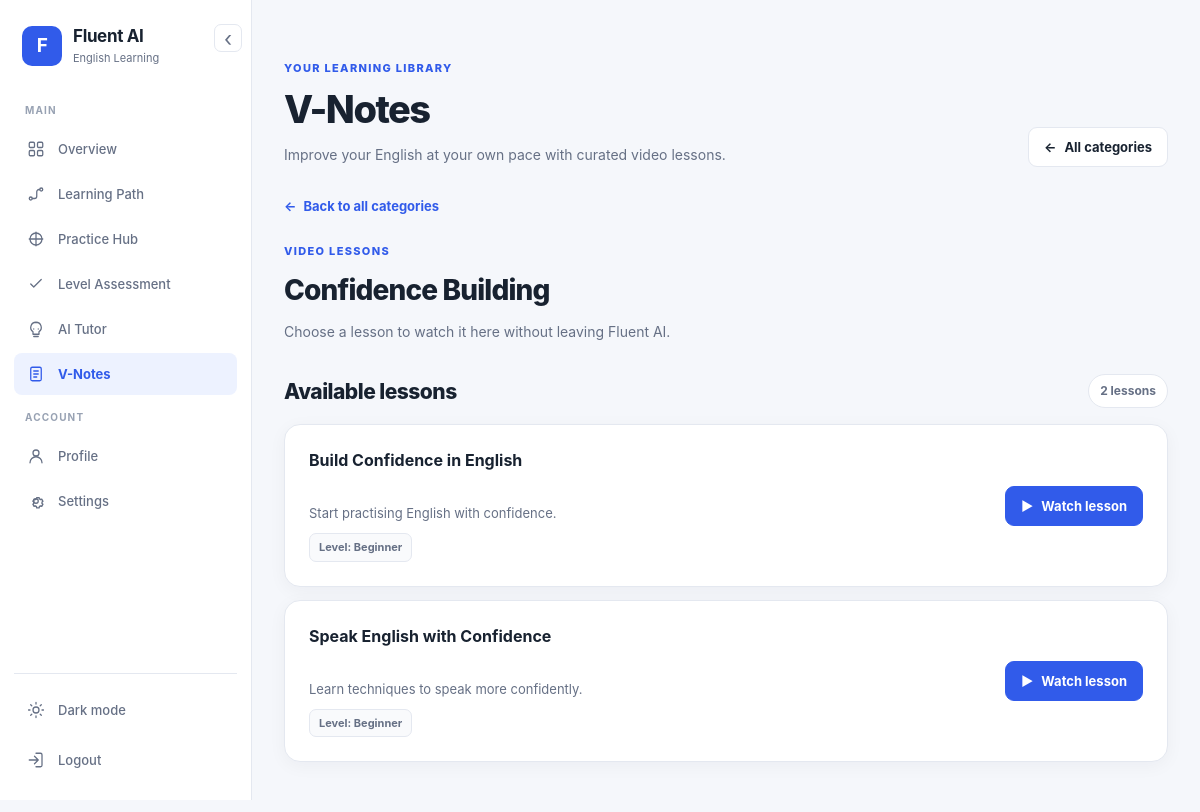
Page /vnotes/?category=confidence-building (signed in) on the committed database.
### learning/models.py (models this page shows, shortened)
class VideoNote(models.Model):
    title = models.CharField(max_length=200)
    description = models.TextField(blank=True)
    youtube_url = models.URLField()
    topic = models.CharField(max_length=100)
    level = models.CharField(max_length=20)
    is_active = models.BooleanField(default=True)
    created_at = models.DateTimeField(auto_now_add=True)

### learning/views.py (the view, shortened to what this page needs)
# urls.py: path("vnotes/", views.vnotes, name="vnotes"),
@login_required
def vnotes(request):
    from urllib.parse import urlparse, parse_qs
    import re
    categories = [
        {
            "slug": "tenses",
            "title": "Tenses",
            "description": "Grammar, verb forms and sentence structure.",
            "icon": "Aa",
            "keywords": ["tense", "grammar", "verb"],
        },
        {
            "slug": "conversation",
            "title": "Conversation",
            "description": "Everyday English and practical dialogues.",
            "icon": "↔",
            "keywords": ["conversation", "dialogue", "daily talk"],
        },
        {
            "slug": "speaking-podcast",
            "title": "Speaking & Podcast",
            "description": "Listening, pronunciation and spoken English.",
            "icon": "♫",
            "keywords": ["speaking", "podcast", "pronunciation", "listening"],
        },
        {
            "slug": "confidence-building",
            "title": "Confidence Building",
            "description": "Speak naturally and communicate confidently.",
            "icon": "✦",
            "keywords": ["confidence", "communication", "personality"],
        },
    ]
    category_slug = request.GET.get("category", "")
    video_pk = request.GET.get("video", "")
    selected_category = next(
        (item for item in categories if item["slug"] == category_slug),
        None,
    )
    notes = []
    selected_video = None
    embed_url = ""
    if selected_category:
        keywords = selected_category["keywords"]
        for note in VideoNote.objects.filter(is_active=True).order_by("title"):
            topic = (note.topic or "").lower().replace("&", "and")
            if any(keyword in topic for keyword in keywords):
                notes.append(note)
        if video_pk.isdigit():
            selected_video = next(
                (note for note in notes if note.pk == int(video_pk)),
                None,
            )
    return render(
        request,
        "vnotes.html",
        {
            "categories": categories,
            "category": category_slug,
            "selected_category": selected_category,
            "notes": notes,
            "selected_video": selected_video,
            "embed_url": embed_url,
        },
    )

### learning/templates/vnotes.html (shortened to what this page needs)
{% extends "base.html" %}
{% block content %}
<div class="vn-page">
    <header class="vn-header">
        <div>
            <div class="vn-eyebrow">Your learning library</div>
            <h1>V-Notes</h1>
            <p>
                Improve your English at your own pace with curated video lessons.
            </p>
        </div>
        {% if selected_category %}
            <a class="vn-btn vn-btn-secondary" href="{% url 'vnotes' %}">
                <span aria-hidden="true">←</span>
                All categories
            </a>
        {% else %}
            <span class="vn-count vn-count-badge">
                {{ categories|length }} learning categories
            </span>
        {% endif %}
    </header>
    {% if not selected_category %}
        <div class="vn-grid">
            {% for item in categories %}
                <article class="vn-card vn-category-card">
                    <div class="vn-icon" aria-hidden="true">
                        {{ item.icon }}
                    </div>
                    <h2>{{ item.title }}</h2>
                    <p>{{ item.description }}</p>
                    <a
                        class="vn-btn"
                        href="{% url 'vnotes' %}?category={{ item.slug|urlencode }}"
                    >
                        Explore lessons
                        <span aria-hidden="true">→</span>
                    </a>
                </article>
            {% empty %}
                <div class="vn-card vn-empty">
                    <h3>No learning categories yet</h3>
                    <p>
                        Add your video lesson categories to make them
                        available in your learning library.
                    </p>
                    <a class="vn-btn" href="{% url 'admin:index' %}">
                        Open admin panel
                    </a>
                </div>
            {% endfor %}
        </div>
    {% else %}
        <a class="vn-back" href="{% url 'vnotes' %}">
            <span aria-hidden="true">←</span>
            Back to all categories
        </a>
        <section class="vn-category-heading">
            <div class="vn-eyebrow">Video lessons</div>
            <h2>{{ selected_category.title }}</h2>
            <p class="vn-muted">
                Choose a lesson to watch it here without leaving Fluent AI.
            </p>
        </section>
        <div class="vn-section-head">
            <h2>Available lessons</h2>
            <span class="vn-count vn-count-badge">
                {{ notes|length }} lessons
            </span>
        </div>
        <div class="vn-video-list">
            {% for video in notes %}
                <article class="vn-card vn-video-row">
                    <div class="vn-video-info">
                        <h3>{{ video.title }}</h3>
                        <p>
                            {{ video.description|default:"English learning lesson" }}
                        </p>
                        <span class="vn-video-level">
                            Level: {{ video.level|default:"All levels" }}
                        </span>
                    </div>
                    <a
                        class="vn-btn"
                        href="{% url 'vnotes' %}?category={{ category|urlencode }}&amp;video={{ video.pk }}"
                        aria-label="Watch {{ video.title }}"
                    >
                        <span aria-hidden="true">▶</span>
                        Watch lesson
                    </a>
                </article>
            {% endfor %}
        </div>
    {% endif %}
</div>
{% endblock %}

### learning/templates/base.html (style rules this page uses)
* { box-sizing: border-box; margin: 0; padding: 0; }
:root, html[data-theme="light"] { color-scheme: light; --primary: #315bea; --primary-hover: #2448ca; --primary-soft: #edf2ff; --bg: #f5f7fb; --surface: #ffffff; --surface-secondary: #f9fafc; --border: #e4e8f0; --text: #182230; --muted: #667085; --subtle: #98a2b3; --success: #16845b; --danger: #d92d20; --warning: #9a6700; --shadow: 0 4px 18px rgba(16, 24, 40, .045); --sidebar-width: 252px; --sidebar-collapsed-width: 76px; --radius: 12px; }
html { min-height: 100%; scroll-behavior: smooth; }
body { min-height: 100vh; font-family: Inter, -apple-system, BlinkMacSystemFont, "Segoe UI", Roboto, Arial, sans-serif; font-size: 14px; line-height: 1.5; color: var(--text); background: var(--bg); transition: background-color .2s ease, color .2s ease; }
body, button, input, textarea, select { font-family: Inter, -apple-system, BlinkMacSystemFont, "Segoe UI", Roboto, Arial, sans-serif; }
a { color: inherit; text-decoration: none; }

### learning/templates/vnotes.html (style rules this page uses)
.vn-page { max-width: 1180px; margin: 0 auto; padding: 8px 0 44px; color: var(--text); }
.vn-header { display: flex; align-items: flex-end; justify-content: space-between; gap: 20px; margin: 20px 0 28px; }
.vn-eyebrow { display: inline-block; margin-bottom: 10px; color: var(--primary); font-size: 11px; font-weight: 800; letter-spacing: .12em; text-transform: uppercase; }
.vn-header h1 { margin: 0 0 10px; color: var(--text); font-size: clamp(28px, 4vw, 38px); font-weight: 850; line-height: 1.2; letter-spacing: -.04em; }
.vn-header p, .vn-muted { margin: 0; color: var(--muted); font-size: 14px; line-height: 1.8; }
.vn-count { display: inline-flex; align-items: center; gap: 6px; flex-shrink: 0; color: var(--muted); font-size: 12px; font-weight: 650; }
.vn-count-badge { padding: 7px 11px; border: 1px solid var(--border); border-radius: 999px; background: var(--surface); }
.vn-card { min-width: 0; padding: 24px; border: 1px solid var(--border); border-radius: 16px; background: var(--surface); box-shadow: var(--shadow); transition: border-color .18s ease, transform .18s ease; }
.vn-card h2, .vn-card h3 { margin: 0 0 10px; color: var(--text); font-weight: 750; line-height: 1.45; overflow-wrap: anywhere; }
.vn-card h3 { font-size: 16px; }
.vn-card p { margin: 0 0 18px; color: var(--muted); font-size: 13px; line-height: 1.8; overflow-wrap: anywhere; white-space: pre-line; }
.vn-btn { display: inline-flex; min-height: 40px; align-items: center; justify-content: center; gap: 8px; padding: 10px 15px; border: 1px solid var(--primary); border-radius: 9px; background: var(--primary); color: #fff !important; font-family: inherit; font-size: 13px; font-weight: 700; line-height: 1.4; text-align: center; text-decoration: none !important; cursor: pointer; transition: opacity .18s ease, transform .18s ease; }
.vn-btn-secondary { border-color: var(--border); background: var(--surface); color: var(--text) !important; }
.vn-section-head { display: flex; align-items: center; justify-content: space-between; flex-wrap: wrap; gap: 12px; margin: 30px 0 16px; }
.vn-section-head h2 { margin: 0; color: var(--text); font-size: 21px; font-weight: 800; letter-spacing: -.025em; }
.vn-video-list { display: grid; gap: 13px; }
.vn-video-row { display: flex; align-items: center; justify-content: space-between; gap: 22px; }
.vn-video-info { flex: 1; min-width: 0; }
.vn-video-info h3 { margin-bottom: 6px; }
.vn-video-info p { margin-bottom: 8px; }
.vn-video-level { display: inline-flex; align-items: center; padding: 5px 9px; border: 1px solid var(--border); border-radius: 7px; background: var(--surface-secondary); color: var(--muted); font-size: 11px; font-weight: 700; }
.vn-back { display: inline-flex; align-items: center; gap: 7px; margin-bottom: 22px; color: var(--primary); font-size: 13px; font-weight: 700; text-decoration: none; }
.vn-category-heading { margin-bottom: 10px; }
.vn-category-heading h2 { margin: 0 0 8px; color: var(--text); font-size: clamp(22px, 3vw, 28px); font-weight: 800; letter-spacing: -.03em; overflow-wrap: anywhere; }

### rows in the picture
VideoNote: title "Build Confidence in English", description "Start practising English with confidence.", level "Beginner"
VideoNote: title "Speak English with Confidence", description "Learn techniques to speak more confidently.", level "Beginner"

### other values in the picture
{{ selected_category.title }} "Confidence Building"
{{ notes|length }} "2"
